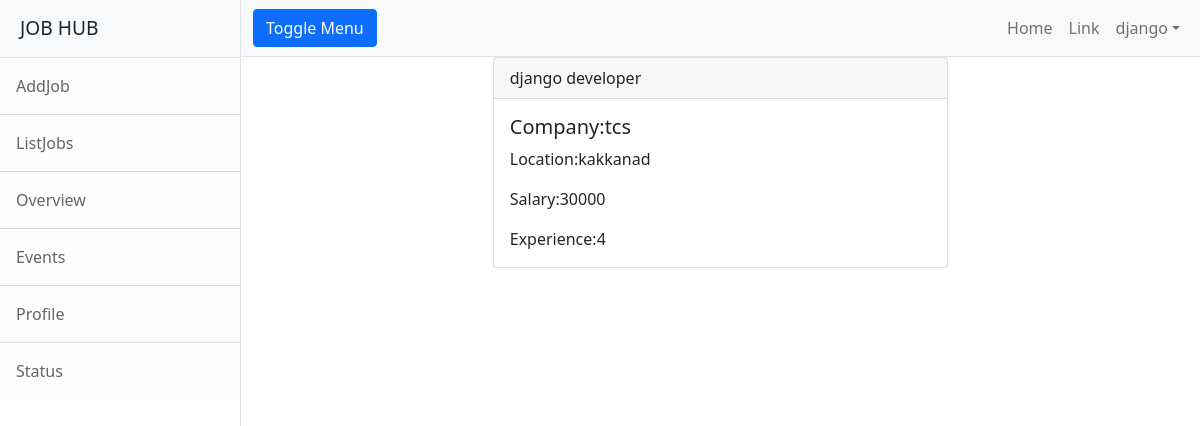
The app's page /employer/jobs/details/4 (signed in) with its own data.
### employer/models.py (models this page shows, shortened)
class Jobs(models.Model):
    job_title=models.CharField(max_length=150)
    company_name=models.CharField(max_length=150)
    location=models.CharField(max_length=150)
    salary=models.PositiveIntegerField(null=True)
    experience=models.PositiveIntegerField(default=0)

### employer/views.py (the view)
# urls.py: path('jobs/details/<int:id>',views.JobDetailsView.as_view(),name='job-details'),
class JobDetailsView(DetailView):
    model = Jobs
    context_object_name = "Job"
    template_name = "emp-job-details.html"
    pk_url_kwarg = "id"

### employer/templates/emp-job-details.html
{%extends 'base.html'%}
{%block body_block%}
<div class="row">
    <div class="col-3"></div>
    <div class="col-6">
        <div class="card">
  <div class="card-header">
    {{Job.job_title}}
  </div>
  <div class="card-body">
    <h5 class="card-title">Company:{{Job.company_name}}</h5>
    <p class="card-text">Location:{{Job.location}}</p>
        <p class="card-text">Salary:{{Job.salary}}</p>
        <p class="card-text">Experience:{{Job.experience}}</p>
  </div>
</div>
    </div>
    <div class="col-3"></div>
</div>
{%endblock%}

### employer/templates/base.html (shortened to what this page needs)
<!DOCTYPE html>
{%load static%}
<html lang="en">
    <head>
        <link href="{%static 'css/styles.css'%}" rel="stylesheet" />
    </head>
    <body>
        <div class="d-flex" id="wrapper">
            <div class="border-end bg-white" id="sidebar-wrapper">
                <div class="sidebar-heading border-bottom bg-light">JOB HUB</div>
                <div class="list-group list-group-flush">
                    <a class="list-group-item list-group-item-action list-group-item-light p-3" href="{%url 'emp-addjob' %}">AddJob</a>
                    <a class="list-group-item list-group-item-action list-group-item-light p-3" href="{%url 'all-jobs'%}">ListJobs</a>
                    <a class="list-group-item list-group-item-action list-group-item-light p-3" href="#!">Overview</a>
                    <a class="list-group-item list-group-item-action list-group-item-light p-3" href="#!">Events</a>
                    <a class="list-group-item list-group-item-action list-group-item-light p-3" href="#!">Profile</a>
                    <a class="list-group-item list-group-item-action list-group-item-light p-3" href="#!">Status</a>
                </div>
            </div>
            <div id="page-content-wrapper">
                <nav class="navbar navbar-expand-lg navbar-light bg-light border-bottom">
                    <div class="container-fluid">
                        <button class="btn btn-primary" id="sidebarToggle">Toggle Menu</button>
                        <div class="collapse navbar-collapse" id="navbarSupportedContent">
                            <ul class="navbar-nav ms-auto mt-2 mt-lg-0">
                                <li class="nav-item active"><a class="nav-link" href="{%url 'emp_home'%}">Home</a></li>
                                <li class="nav-item"><a class="nav-link" href="#!">Link</a></li>
                                <li class="nav-item dropdown">
                                    <a class="nav-link dropdown-toggle" id="navbarDropdown" href="#" role="button" data-bs-toggle="dropdown" aria-haspopup="true" aria-expanded="false">{{request.user}}</a>
                                </li>
                            </ul>
                        </div>
                    </div>
                </nav>
                <div class="container-fluid">
                 {%block body_block%}
                 {%endblock%}
                </div>
            </div>
        </div>
    </body>
</html>

### records on screen
Jobs: job_title "django developer", company_name "tcs", location "kakkanad", salary "30000", experience "4"

### other values on screen
{{ request.user }} "django"
